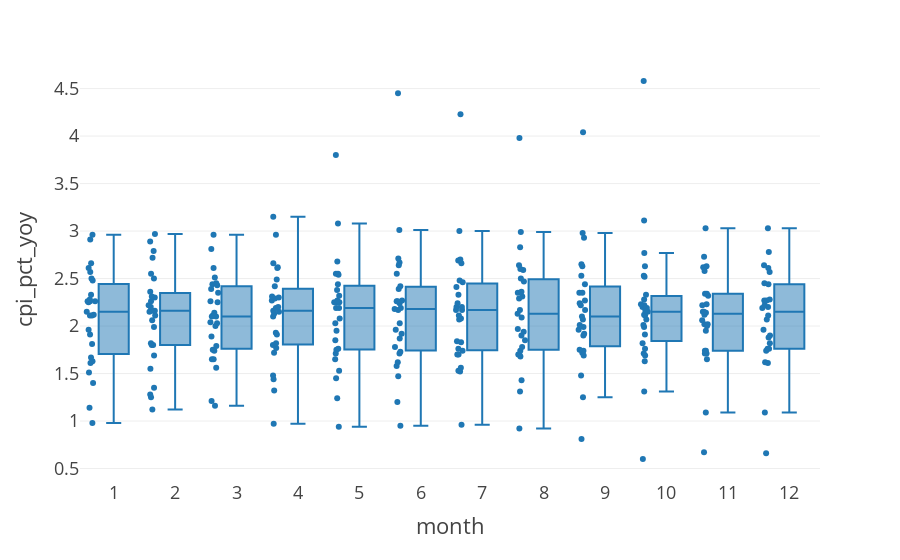

Notebook cell for this chart:
### Code cell
fig = px.box(monthly_df[12:], x="month", y="cpi_pct_yoy", points = "all", template = "presentation",)
fig.update_layout(
    xaxis = dict(
        tickmode = 'linear',))

fig = px.box(monthly_df[12:], x="quarter", y="cpi_pct_yoy", points = "all", template = "presentation")

#Codi original modificat per plotlib: cal paràmetre render Colabb
fig.show(renderer="colab")

### Figure 1 — Plotly figure (JSON) as saved in the notebook; plotly's stock layout.template omitted (floating-point values rounded to 4 significant figures; data arrays with more than 128 entries replaced by an {"elided": "..."} marker saying what was removed)
{"data": [{"alignmentgroup": "True", "boxpoints": "all", "hovertemplate": "month=%{x}<br>cpi_pct_yoy=%{y}<extra></extra>", "legendgroup": "", "marker": {"color": "#1F77B4"}, "name": "", "notched": false, "offsetgroup": "", "orientation": "v", "showlegend": false, "x": {"elided": "322 int values"}, "x0": " ", "xaxis": "x", "y": {"elided": "322 float values"}, "y0": " ", "yaxis": "y", "type": "box"}], "layout": {"xaxis": {"anchor": "y", "domain": [0, 1], "title": {"text": "month"}, "tickmode": "linear"}, "yaxis": {"anchor": "x", "domain": [0, 1], "title": {"text": "cpi_pct_yoy"}}, "legend": {"tracegroupgap": 0}, "margin": {"t": 60}, "boxmode": "group"}}
